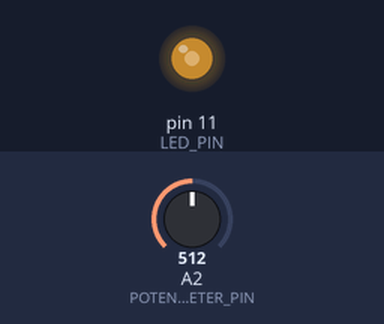
The sketch below on a simulated Arduino Uno, built with avr-gcc and run on an emulated ATmega328P. Parts: output pins drawn as LEDs (lit = HIGH). Inputs (shaded band) come from the test bench; at power-on: A2 (POTENTIOMETER_PIN) = 512. What the sketch prints to the serial monitor is not drawn.

Above: at 1.2 s.
1.3 s: A2 (POTENTIOMETER_PIN) set to 716
At 2.2 s:
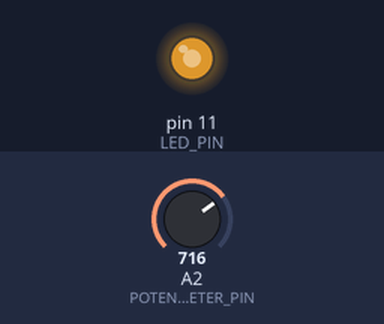
2.8 s: A2 (POTENTIOMETER_PIN) set to 900
At 3.3 s:
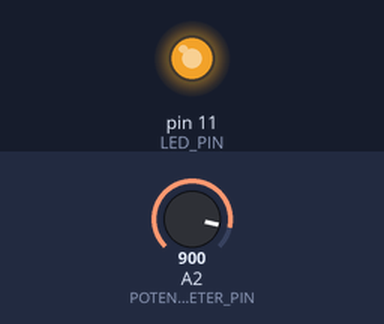
4.3 s: A2 (POTENTIOMETER_PIN) set to 122
At 5.5 s:
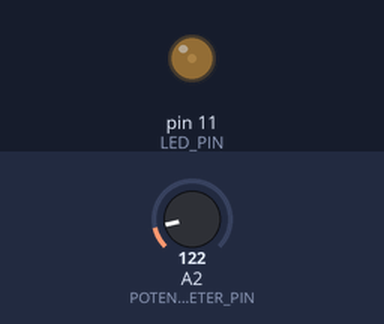
5.8 s: A2 (POTENTIOMETER_PIN) set to 5
At 6.6 s:
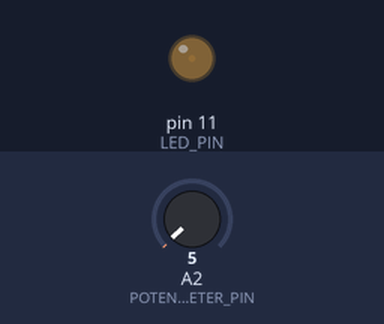
8.8 s: A2 (POTENTIOMETER_PIN) set to 2
At 9.9 s:
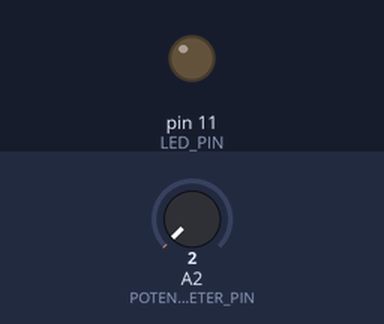
Timing chart, 0 to 11.3 s (numbered marks = the images above; inputs shaded):
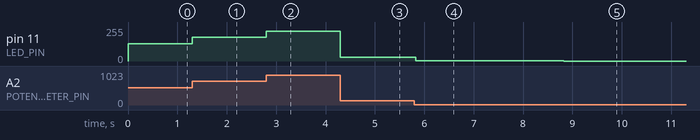

Measured:
- after the input at 1.3 s, pin 11 (LED_PIN): 128/255 → 179/255 at once
- after the input at 2.8 s, pin 11 (LED_PIN): 179/255 → 225/255 at once
- after the input at 4.3 s, pin 11 (LED_PIN): 225/255 → 30/255 at once
- after the input at 5.8 s, pin 11 (LED_PIN): 30/255 → 1/255 at once
- after the input at 8.8 s, pin 11 (LED_PIN): 1/255 → 0/255 at once

The sketch:

TROL_LED_BRIGHTNESS_USING_POTENTIONMETER_WITH_SERIAL_MONITOR.ino
```cpp
#define LED_PIN 11
#define POTENTIOMETER_PIN A2
int previousbrightness = 0;


void setup() {
  Serial.begin(9600);
  pinMode(LED_PIN, OUTPUT);


}

void loop() {
  int POTENTIOMETER_VALUE = analogRead(POTENTIOMETER_PIN);
  int brightness = POTENTIOMETER_VALUE/4;
  analogWrite(LED_PIN, brightness);
  if(brightness > previousbrightness){
    Serial.println("LED BRIGHTNESS IS INCREASING");
  }


  else if((brightness < previousbrightness)){
    Serial.println("LED BRIGHTNESS IS DECREASING");

  }


}
```
